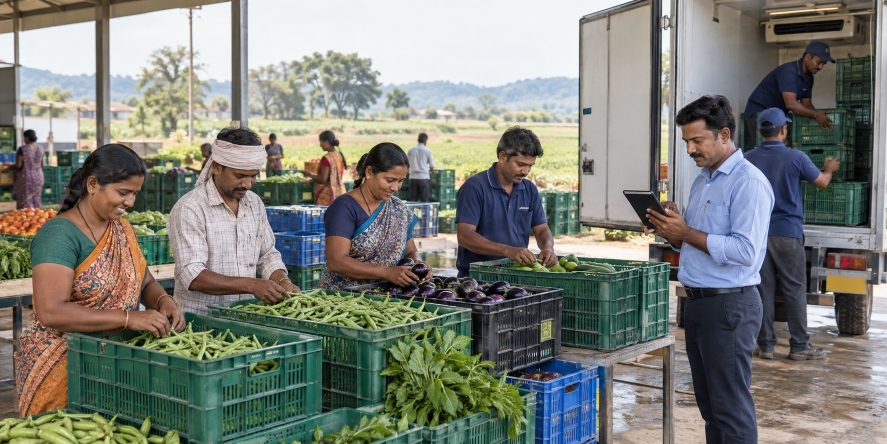
#> input picture assets/img/generated/agri-logistics.jpg, 1774 x 887 px (shown at 1/2 size); its folder holds 4 pictures in this run
$ python optimize-images.py
#> lines starting #> are read from the running program, lines starting #| are printed output that depends on the picture
"""Generate responsive WebP images, icons and the social card from the source masters.

Masters live in assets/ (not deployed). Output goes to public/ and lib/images.generated.ts.
Run after adding or replacing an image:  npm run images   (requires Python 3 + Pillow)
"""
from pathlib import Path
from PIL import Image, ImageDraw

ROOT = Path(__file__).resolve().parent.parent
SRC = ROOT / "assets" / "img"
OUT = ROOT / "public" / "images"
WIDTHS = [640, 960, 1440, 1920]
OUT.mkdir(parents=True, exist_ok=True)

manifest = {}
for master in sorted((SRC / "generated").glob("*.jpg")):
    image = Image.open(master).convert("RGB")
#> image is the input picture: PIL image 1774x887 RGB; mean R, G, B 125.3, 128, 120.1
    widths = [w for w in WIDTHS if w < image.width * 0.9] + [min(image.width, WIDTHS[-1])]
#> widths = [640, 960, 1440, 1774]
    for width in sorted(set(widths)):
        height = round(image.height * width / image.width)
        image.resize((width, height), Image.LANCZOS).save(OUT / f"{master.stem}-{width}.webp", "WEBP", quality=72, method=6)
#> this loop made 4 passes
#> pass 1, `image.resize((width, height), Image.LANCZOS).save(OUT / f"{master.stem..`:
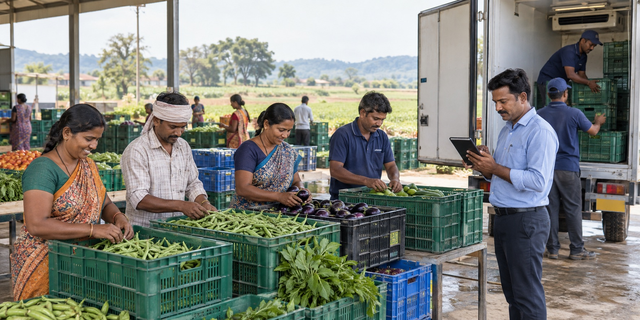
#> saved as agri-logistics-640.webp: PIL image 640x320 RGB; mean R, G, B 125.3, 128, 120.1
    manifest[master.stem] = {"width": image.width, "height": image.height, "widths": sorted(set(widths))}
#> pass 2 of the loop `for master in sorted((SRC / "generated").glob("*.jpg")):`:
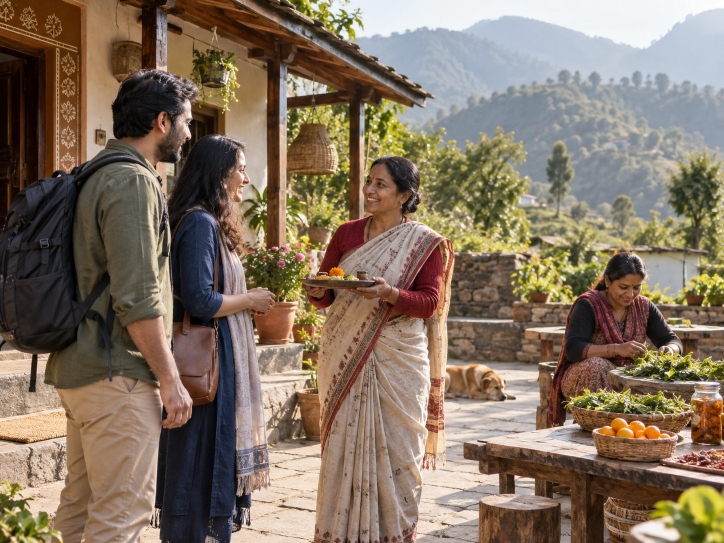
#> input picture assets/img/generated/community-tourism.jpg, 1448 x 1086 px (shown at 1/2 size)
#> image is the input picture: PIL image 1448x1086 RGB; mean R, G, B 131.5, 115.1, 97.5
#> the loop `for width in sorted(set(widths)):` made 3 passes
#> pass 1, `image.resize((width, height), Image.LANCZOS).save(OUT / f"{master.stem..`:
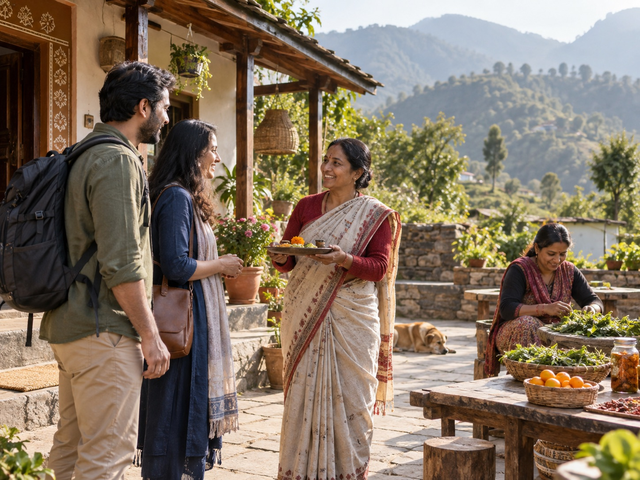
#> saved as community-tourism-640.webp: PIL image 640x480 RGB; mean R, G, B 131.5, 115.1, 97.5
#> pass 3 of the loop `for master in sorted((SRC / "generated").glob("*.jpg")):`:
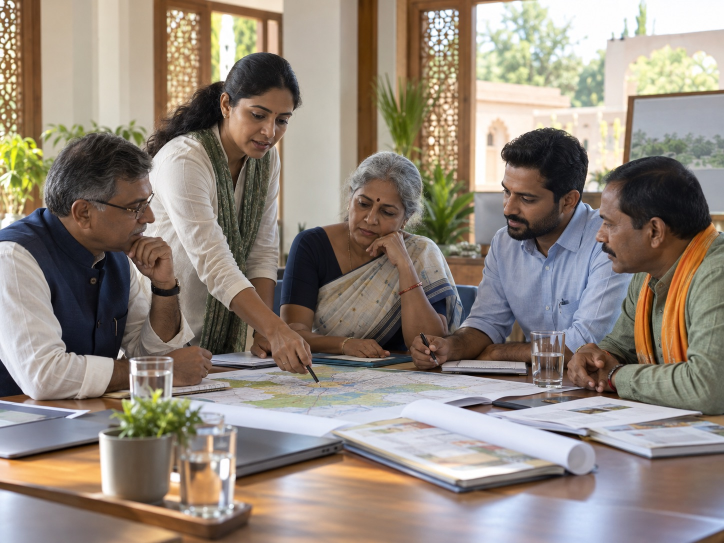
#> input picture assets/img/generated/cooperative-leadership.jpg, 1448 x 1086 px (shown at 1/2 size)
#> image is the input picture: PIL image 1448x1086 RGB; mean R, G, B 146.1, 135.1, 124.6
#> the loop `for width in sorted(set(widths)):` made 3 passes
#> pass 1, `image.resize((width, height), Image.LANCZOS).save(OUT / f"{master.stem..`:
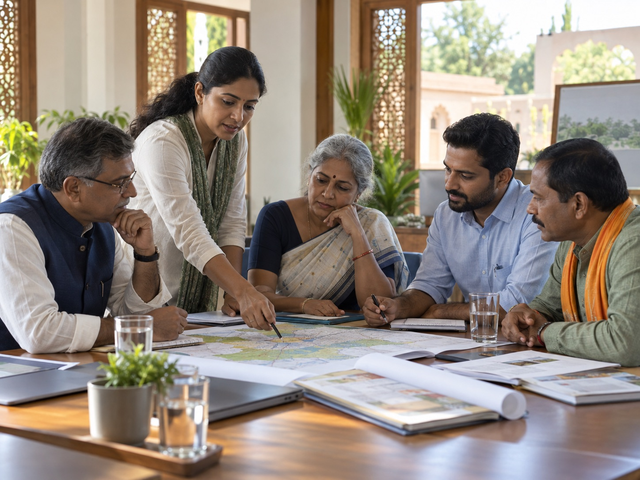
#> saved as cooperative-leadership-640.webp: PIL image 640x480 RGB; mean R, G, B 146.1, 135.1, 124.6
#> the loop made 4 passes; the first 3 are shown

# Social sharing card (1200x630 JPEG — the most widely supported og:image format)
hero = Image.open(SRC / "generated" / "hero-mobility.jpg").convert("RGB")
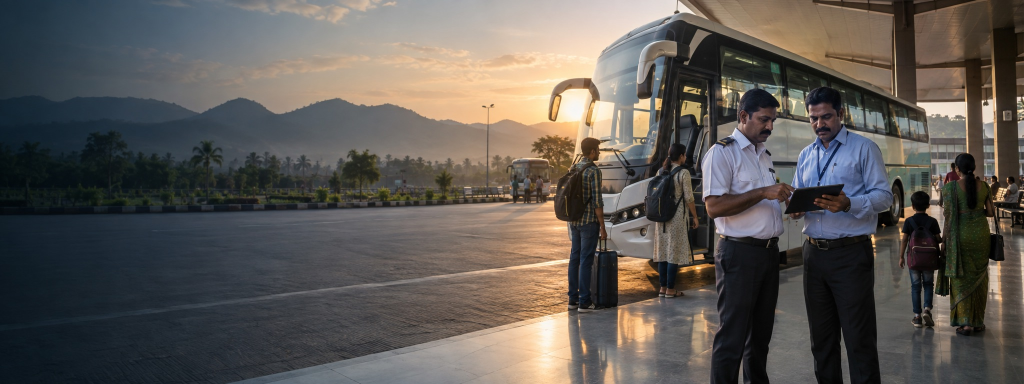
#> input picture assets/img/generated/hero-mobility.jpg, 2048 x 768 px (shown at 1/2 size)
#> hero is the input picture: PIL image 2048x768 RGB; mean R, G, B 93.6, 89, 84.7
scale = 630 / hero.height if hero.width / hero.height > 1200 / 630 else 1200 / hero.width
#> scale = 0.82
card = hero.resize((round(hero.width * scale), round(hero.height * scale)), Image.LANCZOS)
left, top = (card.width - 1200) // 2, (card.height - 630) // 2
#> left = 240; top = 0
card.crop((left, top, left + 1200, top + 630)).save(OUT / "og-cover.jpg", "JPEG", quality=82, optimize=True, progressive=True)
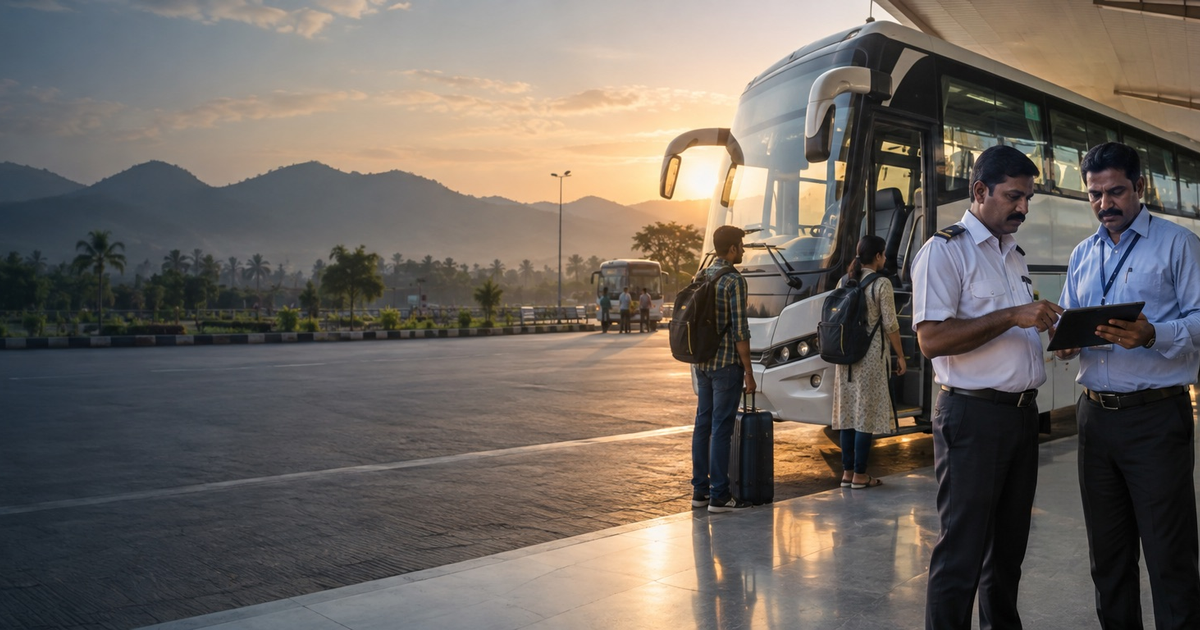
#> saved as og-cover.jpg: PIL image 1200x630 RGB; mean R, G, B 109.3, 102, 96

# Logo at 2x its largest display size (57px)
#> (the run stopped early here; a loop or call above may not have finished)
